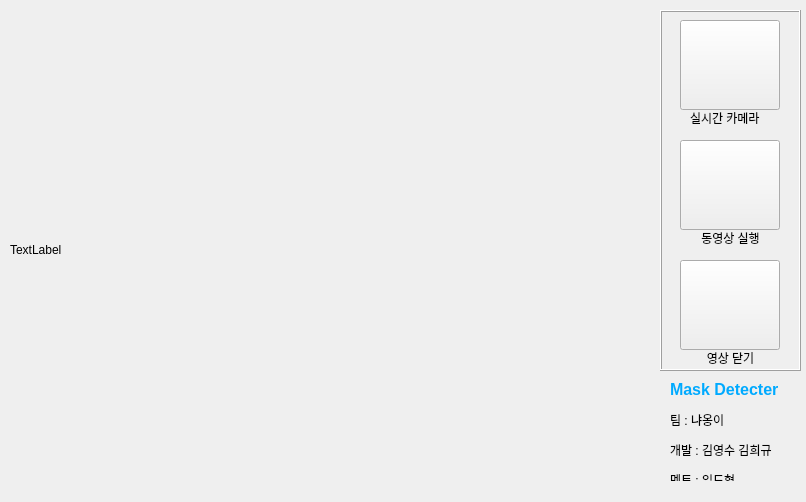
<?xml version="1.0" encoding="UTF-8"?>
<ui version="4.0">
 <class>MainWindow</class>
 <widget class="QMainWindow" name="MainWindow">
  <property name="windowModality">
   <enum>Qt::NonModal</enum>
  </property>
  <property name="geometry">
   <rect>
    <x>0</x>
    <y>0</y>
    <width>806</width>
    <height>502</height>
   </rect>
  </property>
  <property name="windowTitle">
   <string>Mask Detecter for 해커톤</string>
  </property>
  <property name="autoFillBackground">
   <bool>false</bool>
  </property>
  <widget class="QWidget" name="centralwidget">
   <widget class="QLabel" name="lbl_img">
    <property name="geometry">
     <rect>
      <x>10</x>
      <y>10</y>
      <width>640</width>
      <height>480</height>
     </rect>
    </property>
    <property name="text">
     <string>TextLabel</string>
    </property>
   </widget>
   <widget class="QLabel" name="label">
    <property name="geometry">
     <rect>
      <x>670</x>
      <y>380</y>
      <width>131</width>
      <height>101</height>
     </rect>
    </property>
    <property name="text">
     <string>&lt;html&gt;&lt;head/&gt;&lt;body&gt;&lt;p&gt;&lt;span style=&quot; font-size:12pt; font-weight:600; color:#00aaff;&quot;&gt;Mask Detecter&lt;/span&gt;&lt;/p&gt;&lt;p&gt;팀 : 냐옹이&lt;/p&gt;&lt;p&gt;개발 : 김영수 김희규&lt;/p&gt;&lt;p&gt;멘토 : 임도형&lt;/p&gt;&lt;/body&gt;&lt;/html&gt;</string>
    </property>
   </widget>
   <widget class="QFrame" name="frame">
    <property name="geometry">
     <rect>
      <x>660</x>
      <y>10</y>
      <width>141</width>
      <height>361</height>
     </rect>
    </property>
    <property name="frameShape">
     <enum>QFrame::Box</enum>
    </property>
    <property name="frameShadow">
     <enum>QFrame::Raised</enum>
    </property>
    <widget class="QPushButton" name="btn_camera">
     <property name="geometry">
      <rect>
       <x>20</x>
       <y>10</y>
       <width>100</width>
       <height>90</height>
      </rect>
     </property>
     <property name="toolTip">
      <string extracomment="실시간 카메라 탐지"/>
     </property>
     <property name="text">
      <string/>
     </property>
     <property name="icon">
      <iconset>
       <normaloff>resource/UI/camerabutton.png</normaloff>resource/UI/camerabutton.png</iconset>
     </property>
     <property name="iconSize">
      <size>
       <width>96</width>
       <height>96</height>
      </size>
     </property>
    </widget>
    <widget class="QPushButton" name="btn_av">
     <property name="geometry">
      <rect>
       <x>20</x>
       <y>130</y>
       <width>100</width>
       <height>90</height>
      </rect>
     </property>
     <property name="toolTip">
      <string extracomment="동영상 탐지"/>
     </property>
     <property name="text">
      <string/>
     </property>
     <property name="icon">
      <iconset>
       <normaloff>resource/UI/videobutton.png</normaloff>resource/UI/videobutton.png</iconset>
     </property>
     <property name="iconSize">
      <size>
       <width>96</width>
       <height>96</height>
      </size>
     </property>
    </widget>
    <widget class="QPushButton" name="btn_close">
     <property name="geometry">
      <rect>
       <x>20</x>
       <y>250</y>
       <width>100</width>
       <height>90</height>
      </rect>
     </property>
     <property name="toolTip">
      <string extracomment="영상 닫기"/>
     </property>
     <property name="text">
      <string/>
     </property>
     <property name="icon">
      <iconset>
       <normaloff>resource/UI/closebutton.png</normaloff>resource/UI/closebutton.png</iconset>
     </property>
     <property name="iconSize">
      <size>
       <width>96</width>
       <height>96</height>
      </size>
     </property>
    </widget>
    <widget class="QLabel" name="label_2">
     <property name="geometry">
      <rect>
       <x>30</x>
       <y>100</y>
       <width>81</width>
       <height>16</height>
      </rect>
     </property>
     <property name="text">
      <string>실시간 카메라</string>
     </property>
    </widget>
    <widget class="QLabel" name="label_3">
     <property name="geometry">
      <rect>
       <x>30</x>
       <y>220</y>
       <width>81</width>
       <height>16</height>
      </rect>
     </property>
     <property name="text">
      <string>동영상 실행</string>
     </property>
     <property name="alignment">
      <set>Qt::AlignCenter</set>
     </property>
    </widget>
    <widget class="QLabel" name="label_4">
     <property name="geometry">
      <rect>
       <x>30</x>
       <y>340</y>
       <width>81</width>
       <height>16</height>
      </rect>
     </property>
     <property name="text">
      <string>영상 닫기</string>
     </property>
     <property name="alignment">
      <set>Qt::AlignCenter</set>
     </property>
    </widget>
   </widget>
  </widget>
  <action name="action11111">
   <property name="text">
    <string>11111</string>
   </property>
  </action>
  <action name="action222222">
   <property name="text">
    <string>222222</string>
   </property>
  </action>
  <action name="action33333">
   <property name="text">
    <string>33333</string>
   </property>
  </action>
 </widget>
 <resources/>
 <connections/>
</ui>
